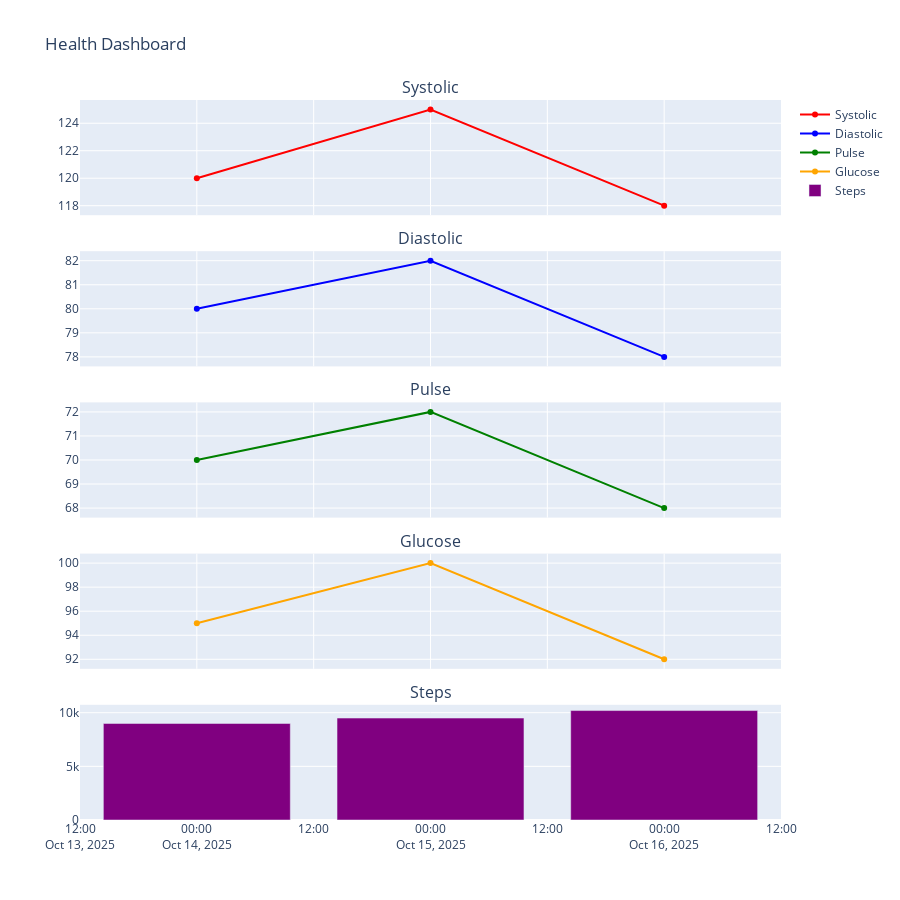

The cell this chart's notebook holds for it:
### Code cell
import plotly.graph_objs as go
from plotly.subplots import make_subplots

# Example data
dates = ["2025-10-14", "2025-10-15", "2025-10-16"]
systolic = [120, 125, 118]
diastolic = [80, 82, 78]
pulse = [70, 72, 68]
glucose = [95, 100, 92]
steps = [9000, 9500, 10200]

# Create subplots
fig = make_subplots(
    rows=5, cols=1,
    shared_xaxes=True,
    vertical_spacing=0.05,
    subplot_titles=("Systolic", "Diastolic", "Pulse", "Glucose", "Steps")
)

# Add traces
fig.add_trace(go.Scatter(x=dates, y=systolic, mode='lines+markers', name='Systolic', line=dict(color='red')), row=1, col=1)
fig.add_trace(go.Scatter(x=dates, y=diastolic, mode='lines+markers', name='Diastolic', line=dict(color='blue')), row=2, col=1)
fig.add_trace(go.Scatter(x=dates, y=pulse, mode='lines+markers', name='Pulse', line=dict(color='green')), row=3, col=1)
fig.add_trace(go.Scatter(x=dates, y=glucose, mode='lines+markers', name='Glucose', line=dict(color='orange')), row=4, col=1)
fig.add_trace(go.Bar(x=dates, y=steps, name='Steps', marker=dict(color='purple')), row=5, col=1)

# Update layout for better spacing
fig.update_layout(height=900, title_text="Health Dashboard")

# Save as interactive HTML for GitHub
fig.write_html("health_dashboard.html")

# If you want, you can also display it directly in Colab
fig.show()

### Figure 1 — Plotly figure (JSON) as saved in the notebook; plotly's stock layout.template omitted (floating-point values rounded to 4 significant figures)
{"data": [{"line": {"color": "red"}, "mode": "lines+markers", "name": "Systolic", "x": ["2025-10-14", "2025-10-15", "2025-10-16"], "y": [120, 125, 118], "type": "scatter", "xaxis": "x", "yaxis": "y"}, {"line": {"color": "blue"}, "mode": "lines+markers", "name": "Diastolic", "x": ["2025-10-14", "2025-10-15", "2025-10-16"], "y": [80, 82, 78], "type": "scatter", "xaxis": "x2", "yaxis": "y2"}, {"line": {"color": "green"}, "mode": "lines+markers", "name": "Pulse", "x": ["2025-10-14", "2025-10-15", "2025-10-16"], "y": [70, 72, 68], "type": "scatter", "xaxis": "x3", "yaxis": "y3"}, {"line": {"color": "orange"}, "mode": "lines+markers", "name": "Glucose", "x": ["2025-10-14", "2025-10-15", "2025-10-16"], "y": [95, 100, 92], "type": "scatter", "xaxis": "x4", "yaxis": "y4"}, {"marker": {"color": "purple"}, "name": "Steps", "x": ["2025-10-14", "2025-10-15", "2025-10-16"], "y": [9000, 9500, 10200], "type": "bar", "xaxis": "x5", "yaxis": "y5"}], "layout": {"xaxis": {"anchor": "y", "domain": [0, 1], "matches": "x5", "showticklabels": false}, "yaxis": {"anchor": "x", "domain": [0.84, 1]}, "xaxis2": {"anchor": "y2", "domain": [0, 1], "matches": "x5", "showticklabels": false}, "yaxis2": {"anchor": "x2", "domain": [0.63, 0.79]}, "xaxis3": {"anchor": "y3", "domain": [0, 1], "matches": "x5", "showticklabels": false}, "yaxis3": {"anchor": "x3", "domain": [0.42, 0.58]}, "xaxis4": {"anchor": "y4", "domain": [0, 1], "matches": "x5", "showticklabels": false}, "yaxis4": {"anchor": "x4", "domain": [0.21, 0.37]}, "xaxis5": {"anchor": "y5", "domain": [0, 1]}, "yaxis5": {"anchor": "x5", "domain": [0, 0.16]}, "annotations": [{"font": {"size": 16}, "showarrow": false, "text": "Systolic", "x": 0.5, "xanchor": "center", "xref": "paper", "y": 1, "yanchor": "bottom", "yref": "paper"}, {"font": {"size": 16}, "showarrow": false, "text": "Diastolic", "x": 0.5, "xanchor": "center", "xref": "paper", "y": 0.79, "yanchor": "bottom", "yref": "paper"}, {"font": {"size": 16}, "showarrow": false, "text": "Pulse", "x": 0.5, "xanchor": "center", "xref": "paper", "y": 0.58, "yanchor": "bottom", "yref": "paper"}, {"font": {"size": 16}, "showarrow": false, "text": "Glucose", "x": 0.5, "xanchor": "center", "xref": "paper", "y": 0.37, "yanchor": "bottom", "yref": "paper"}, {"font": {"size": 16}, "showarrow": false, "text": "Steps", "x": 0.5, "xanchor": "center", "xref": "paper", "y": 0.16, "yanchor": "bottom", "yref": "paper"}], "title": {"text": "Health Dashboard"}, "height": 900}}
